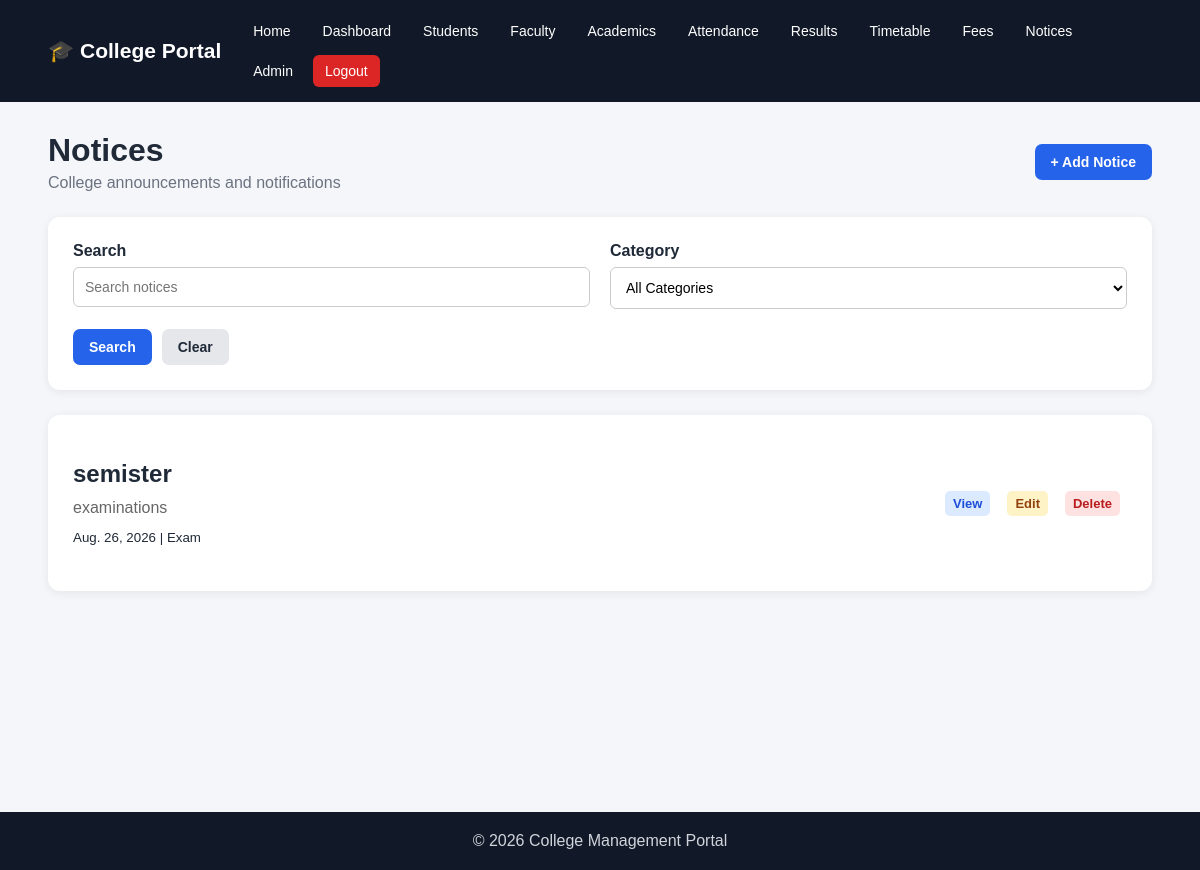
The app's page /notices/ (signed in) with its own data.
### notices/models.py (models this page shows, shortened)
class Notice(models.Model):
    CATEGORY_CHOICES = [
        ('General', 'General'),
        ('Academic', 'Academic'),
        ('Exam', 'Exam'),
        ('Event', 'Event'),
        ('Placement', 'Placement'),
        ('Holiday', 'Holiday'),
    ]
    title = models.CharField(max_length=200)
    description = models.TextField()
    category = models.CharField(
        max_length=20,
        choices=CATEGORY_CHOICES,
        default='General'
    )
    notice_date = models.DateField()
    is_active = models.BooleanField(default=True)
    created_at = models.DateTimeField(auto_now_add=True)
    class Meta:
        ordering = ['-notice_date', '-created_at']

### notices/views.py (the view)
@login_required
def notice_list(request):
    notices = Notice.objects.all()
    search = request.GET.get('search', '')
    category = request.GET.get('category', '')
    if search:
        notices = notices.filter(
            Q(title__icontains=search)
            |
            Q(description__icontains=search)
        )
    if category:
        notices = notices.filter(category=category)
    context = {
        'notices': notices,
        'search': search,
        'selected_category': category,
    }
    return render(
        request,
        'notices/notice_list.html',
        context
    )

### templates/notices/notice_list.html (shortened to what this page needs)
{% extends 'base.html' %}
{% block content %}
<div class="section-header">
    <div>
        <h1>Notices</h1>
        <p>College announcements and notifications</p>
    </div>
    <a href="{% url 'notice_create' %}" class="btn-primary">
        + Add Notice
    </a>
</div>
<div class="card filter-card">
    <form method="GET">
        <div class="filter-grid">
            <div>
                <label>Search</label>
                <input
                    type="text"
                    name="search"
                    value="{{ search }}"
                    placeholder="Search notices">
            </div>
            <div>
                <label>Category</label>
                <select name="category">
                    <option value="">
                        All Categories
                    </option>
                </select>
            </div>
        </div>
        <div class="filter-buttons">
            <button
                type="submit"
                class="btn-primary">
                Search
            </button>
            <a
                href="{% url 'notice_list' %}"
                class="btn-secondary">
                Clear
            </a>
        </div>
    </form>
</div>
<div class="card">
    {% if notices %}
        {% for notice in notices %}
        <div class="notice-item">
            <div>
                <h2>
                    {{ notice.title }}
                </h2>
                <p>
                    {{ notice.description|truncatewords:25 }}
                </p>
                <small>
                    {{ notice.notice_date }}
                    |
                    {{ notice.category }}
                </small>
            </div>
            <div class="notice-actions">
                <a
                    href="{% url 'notice_detail' notice.pk %}"
                    class="action-view">
                    View
                </a>
                <a
                    href="{% url 'notice_update' notice.pk %}"
                    class="action-edit">
                    Edit
                </a>
                <a
                    href="{% url 'notice_delete' notice.pk %}"
                    class="action-delete">
                    Delete
                </a>
            </div>
        </div>
        {% endfor %}
    {% else %}
        <p>
            No notices found.
        </p>
    {% endif %}
</div>
{% endblock %}

### static/css/style.css (style rules this page uses)
* { margin: 0; padding: 0; box-sizing: border-box; }
body { font-family: Arial, sans-serif; background: #f5f7fb; color: #222; }
.card { background: white; padding: 25px; border-radius: 12px; box-shadow: 0 3px 15px rgba(0, 0, 0, 0.08); }
.card h2 { margin-bottom: 12px; }
.card p { color: #666; line-height: 1.5; }
.btn-primary, .btn-secondary, .btn-danger { display: inline-block; padding: 11px 20px; border-radius: 6px; text-decoration: none; border: none; cursor: pointer; font-size: 15px; font-weight: bold; }
.btn-primary { background: #2563eb; color: white; }
.btn-secondary { background: #64748b; color: white; }
.action-view, .action-edit, .action-delete { text-decoration: none; margin-right: 8px; font-weight: bold; }
.action-view { color: #2563eb; }
.action-edit { color: #16a34a; }
.action-delete { color: #dc2626; }
.filter-card { margin-bottom: 25px; }
.filter-grid { display: grid; grid-template-columns: 2fr 1fr 1fr 1fr; gap: 15px; }
.filter-grid label { display: block; font-weight: bold; margin-bottom: 7px; }
.filter-grid input, .filter-grid select { width: 100%; padding: 11px; border: 1px solid #ccc; border-radius: 6px; font-size: 14px; }
.filter-buttons { margin-top: 20px; display: flex; gap: 10px; }
.section-header { display: flex; justify-content: space-between; align-items: center; margin-bottom: 20px; }
.section-header p { color: #666; }
.notice-item { display: flex; justify-content: space-between; align-items: center; gap: 20px; padding: 20px 0; border-bottom: 1px solid #e5e7eb; }
.notice-item:last-child { border-bottom: none; }
.notice-item h2 { margin-bottom: 8px; }
.notice-item p { margin-bottom: 8px; }
.notice-actions { display: flex; gap: 10px; white-space: nowrap; }
* { box-sizing: border-box; }
body { margin: 0; font-family: Arial, Helvetica, sans-serif; background: #f4f6f9; color: #1f2937; }
a { text-decoration: none; }
.section-header { display: flex; justify-content: space-between; align-items: center; gap: 20px; margin-bottom: 25px; }
.section-header h1 { margin: 0 0 5px; }
.section-header p { margin: 0; color: #6b7280; }
.card { background: white; border-radius: 12px; padding: 25px; margin-bottom: 25px; box-shadow: 0 2px 10px rgba(0, 0, 0, 0.07); }
.card h1, .card h2, .card h3 { margin-top: 0; }
.btn-primary, .btn-secondary, .btn-danger { display: inline-block; border: none; padding: 10px 16px; border-radius: 7px; cursor: pointer; font-size: 14px; font-weight: 600; }
.btn-secondary { background: #e5e7eb; color: #1f2937; }
.action-view, .action-edit, .action-delete { display: inline-block; margin-right: 7px; padding: 5px 8px; border-radius: 5px; font-size: 13px; font-weight: 600; }
.action-view { background: #dbeafe; color: #1d4ed8; }
.action-edit { background: #fef3c7; color: #92400e; }
.action-delete { background: #fee2e2; color: #b91c1c; }
.form-group label, .filter-card label { display: block; margin-bottom: 7px; font-weight: 600; }
input, select, textarea { width: 100%; padding: 11px 12px; border: 1px solid #d1d5db; border-radius: 7px; font-size: 14px; background: white; }
.filter-grid { display: grid; grid-template-columns: repeat(2, 1fr); gap: 20px; }
.filter-buttons { display: flex; gap: 10px; margin-top: 20px; }

### records on screen
Notice: title "semister", description "examinations", notice_date "Aug. 26, 2026", category "Exam"
